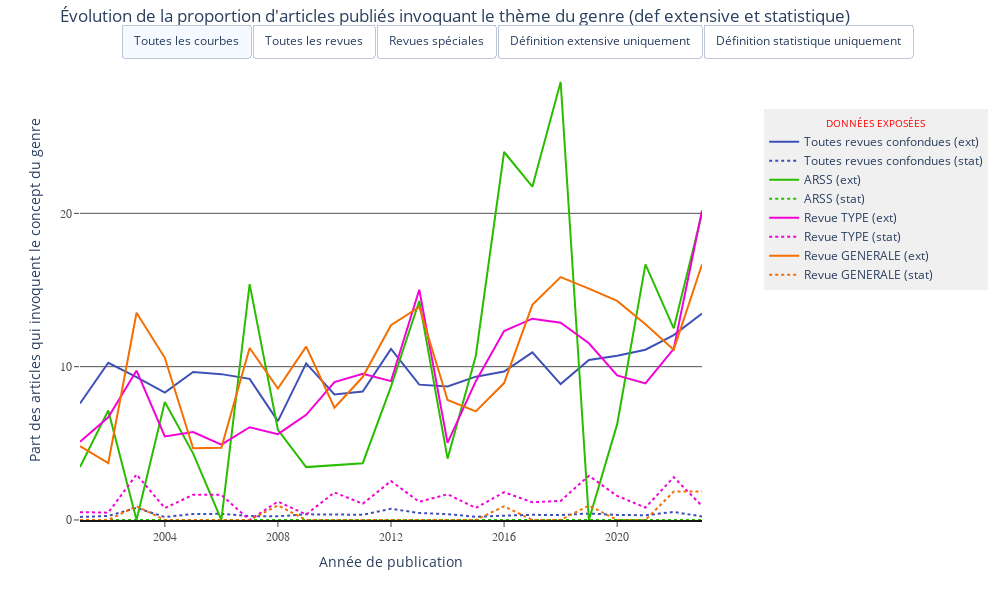

The cell this chart's notebook holds for it:
### Markdown cell above
# The plot

### Code cell
fig.show()#{'responsive' : False})

### Figure 1 — Plotly figure (JSON) as saved in the notebook; plotly's stock layout.template omitted (floating-point values rounded to 4 significant figures)
{"data": [{"hovertemplate": "%{y:.2f}\\%", "legendgroup": "Toutes , Définition extensive", "line": {"color": "#3E50B6", "dash": "solid", "width": 2}, "marker": {"symbol": "circle"}, "mode": "lines", "name": "Toutes revues confondues (ext)", "orientation": "v", "showlegend": true, "type": "scatter", "x": [2001, 2002, 2003, 2004, 2005, 2006, 2007, 2008, 2009, 2010, 2011, 2012, 2013, 2014, 2015, 2016, 2017, 2018, 2019, 2020, 2021, 2022, 2023], "xaxis": "x", "y": [7.601, 10.25, 9.319, 8.312, 9.65, 9.513, 9.206, 6.45, 10.21, 8.185, 8.379, 11.16, 8.828, 8.703, 9.347, 9.677, 10.93, 8.86, 10.44, 10.72, 11.1, 12.06, 13.46], "yaxis": "y"}, {"hovertemplate": "%{y:.2f}\\%", "legendgroup": "Toutes , Définition statistique", "line": {"color": "#3E50B6", "dash": "dot", "width": 2}, "marker": {"symbol": "circle"}, "mode": "lines", "name": "Toutes revues confondues (stat)", "orientation": "v", "showlegend": true, "type": "scatter", "x": [2001, 2002, 2003, 2004, 2005, 2006, 2007, 2008, 2009, 2010, 2011, 2012, 2013, 2014, 2015, 2016, 2017, 2018, 2019, 2020, 2021, 2022, 2023], "xaxis": "x", "y": [0.1974, 0.2629, 0.7885, 0.1963, 0.3886, 0.4011, 0.2529, 0.2389, 0.3697, 0.3465, 0.3403, 0.7324, 0.4527, 0.3802, 0.2105, 0.2823, 0.3377, 0.3222, 0.4209, 0.3319, 0.3084, 0.5242, 0.2301], "yaxis": "y"}, {"hovertemplate": "%{y:.2f}\\%", "legendgroup": "ARSS, Définition extensive", "line": {"color": "#29BD00", "dash": "solid", "width": 2}, "marker": {"symbol": "circle"}, "mode": "lines", "name": "ARSS (ext)", "orientation": "v", "showlegend": true, "type": "scatter", "x": [2001, 2002, 2003, 2004, 2005, 2006, 2007, 2008, 2009, 2010, 2011, 2012, 2013, 2014, 2015, 2016, 2017, 2018, 2019, 2020, 2021, 2022, 2023], "xaxis": "x", "y": [3.448, 7.143, 0, 7.692, 4.348, 0, 15.38, 5.882, 3.448, 3.571, 3.704, 8.696, 14.29, 4, 10.71, 24, 21.74, 28.57, 0, 6.25, 16.67, 12.5, 20], "yaxis": "y"}, {"hovertemplate": "%{y:.2f}\\%", "legendgroup": "ARSS, Définition statistique", "line": {"color": "#29BD00", "dash": "dot", "width": 2}, "marker": {"symbol": "circle"}, "mode": "lines", "name": "ARSS (stat)", "orientation": "v", "showlegend": true, "type": "scatter", "x": [2001, 2002, 2003, 2004, 2005, 2006, 2007, 2008, 2009, 2010, 2011, 2012, 2013, 2014, 2015, 2016, 2017, 2018, 2019, 2020, 2021, 2022, 2023], "xaxis": "x", "y": [0, 0, 0, 0, 0, 0, 0, 0, 0, 0, 0, 0, 0, 0, 0, 0, 0, 0, 0, 0, 0, 0, 0], "yaxis": "y"}, {"hovertemplate": "%{y:.2f}\\%", "legendgroup": "Revues TYPE, Définition extensive", "line": {"color": "#F202D6", "dash": "solid", "width": 2}, "marker": {"symbol": "circle"}, "mode": "lines", "name": "Revue TYPE (ext)", "orientation": "v", "showlegend": true, "type": "scatter", "x": [2001, 2002, 2003, 2004, 2005, 2006, 2007, 2008, 2009, 2010, 2011, 2012, 2013, 2014, 2015, 2016, 2017, 2018, 2019, 2020, 2021, 2022, 2023], "xaxis": "x", "y": [5.102, 6.699, 9.746, 5.447, 5.738, 4.918, 6.048, 5.6, 6.859, 8.993, 9.541, 9.058, 15.02, 5.034, 9.055, 12.32, 13.13, 12.86, 11.52, 9.424, 8.907, 11.16, 20.18], "yaxis": "y"}, {"hovertemplate": "%{y:.2f}\\%", "legendgroup": "Revues TYPE, Définition statistique", "line": {"color": "#F202D6", "dash": "dot", "width": 2}, "marker": {"symbol": "circle"}, "mode": "lines", "name": "Revue TYPE (stat)", "orientation": "v", "showlegend": true, "type": "scatter", "x": [2001, 2002, 2003, 2004, 2005, 2006, 2007, 2008, 2009, 2010, 2011, 2012, 2013, 2014, 2015, 2016, 2017, 2018, 2019, 2020, 2021, 2022, 2023], "xaxis": "x", "y": [0.5102, 0.4785, 2.966, 0.7782, 1.639, 1.639, 0, 1.2, 0.361, 1.799, 1.06, 2.536, 1.186, 1.678, 0.7874, 1.812, 1.158, 1.245, 2.881, 1.571, 0.8097, 2.791, 0.9174], "yaxis": "y"}, {"hovertemplate": "%{y:.2f}\\%", "legendgroup": "Revues GENERALES, Définition extensive", "line": {"color": "#F46E01", "dash": "solid", "width": 2}, "marker": {"symbol": "circle"}, "mode": "lines", "name": "Revue GENERALE (ext)", "orientation": "v", "showlegend": true, "type": "scatter", "x": [2001, 2002, 2003, 2004, 2005, 2006, 2007, 2008, 2009, 2010, 2011, 2012, 2013, 2014, 2015, 2016, 2017, 2018, 2019, 2020, 2021, 2022, 2023], "xaxis": "x", "y": [4.819, 3.704, 13.51, 10.58, 4.673, 4.717, 11.21, 8.571, 11.3, 7.317, 9.322, 12.7, 13.89, 7.826, 7.08, 8.929, 14.04, 15.84, 15.09, 14.29, 12.77, 11.11, 16.67], "yaxis": "y"}, {"hovertemplate": "%{y:.2f}\\%", "legendgroup": "Revues GENERALES, Définition statistique", "line": {"color": "#F46E01", "dash": "dot", "width": 2}, "marker": {"symbol": "circle"}, "mode": "lines", "name": "Revue GENERALE (stat)", "orientation": "v", "showlegend": true, "type": "scatter", "x": [2001, 2002, 2003, 2004, 2005, 2006, 2007, 2008, 2009, 2010, 2011, 2012, 2013, 2014, 2015, 2016, 2017, 2018, 2019, 2020, 2021, 2022, 2023], "xaxis": "x", "y": [0, 0, 0.9009, 0, 0, 0, 0, 0.9524, 0, 0, 0, 0, 0, 0, 0, 0.8929, 0, 0, 0.9434, 0, 0, 1.852, 1.852], "yaxis": "y"}], "layout": {"height": 600, "hoverlabel": {"bgcolor": "rgba(255,255,255,0.8)", "font": {"family": "Arial", "size": 12}, "grouptitlefont": {"color": "red"}, "namelength": 0}, "hovermode": "x unified", "legend": {"bgcolor": "rgba(230,230,230,0.6)", "itemclick": "toggle", "itemdoubleclick": "toggleothers", "title": {"font": {"color": "red", "variant": "all-small-caps"}, "side": "top center", "text": "Données exposées"}, "tracegroupgap": 0, "x": 1.1, "xanchor": "left", "y": 0.5, "yanchor": "bottom"}, "margin": {"autoexpand": true, "t": 60}, "paper_bgcolor": "rgb(255, 255, 255)", "plot_bgcolor": "rgb(255, 255, 255)", "title": {"automargin": true, "pad": {"b": 10, "l": 10, "r": 10, "t": 10}, "text": "Évolution de la proportion d'articles publiés invoquant le thème du genre (def extensive et statistique)"}, "updatemenus": [{"buttons": [{"args": [{"visible": [true, true, true, true, true, true, true, true]}, {"title": "Évolution de la proportion d'articlespubliés invoquant le thème du genre (def extensive et statistique)"}], "label": "Toutes les courbes", "method": "update"}, {"args": [{"visible": [true, true, false, false, false, false, false, false]}, {"title": "Évolution de la proportion d'articles publiés invoquant le thème du genre  (def extensive et statistique)\n Toutes les revues confondues"}], "label": "Toutes les revues", "method": "update"}, {"args": [{"visible": [false, false, true, true, true, true, true, true]}, {"title": "Évolution de la proportion d'articles publiés invoquant le thème du genre  (def extensive et statistique)\n ARSS, groupe TYPE et GENERALE"}], "label": "Revues spéciales", "method": "update"}, {"args": [{"visible": [true, false, true, false, true, false, true, false]}, {"title": "Évolution de la proportion d'articles publiés invoquant le thème du genre  (def extensive)"}], "label": "Définition extensive uniquement", "method": "update"}, {"args": [{"visible": [false, true, false, true, false, true, false, true]}, {"title": "Évolution de la proportion d'articles publiés invoquant le thème du genre (def statistique)"}], "label": "Définition statistique uniquement", "method": "update"}], "direction": "left", "pad": {"b": 10, "l": 10, "r": 10, "t": 10}, "showactive": true, "type": "buttons", "x": 0.05, "xanchor": "left", "y": 1.1, "yanchor": "top"}], "width": 1000, "xaxis": {"anchor": "y", "domain": [0, 1], "linecolor": "rgb(20,20,20)", "linewidth": 2, "showgrid": false, "showline": true, "showticklabels": true, "tickangle": 0, "tickfont": {"color": "rgb(80,80,80)", "family": "Arial", "size": 12}, "ticks": "outside", "tickvals": [2004, 2008, 2012, 2016, 2020], "title": {"text": "Année de publication"}}, "yaxis": {"anchor": "x", "autorange": false, "domain": [0, 1], "gridcolor": "rgb(80,80,80)", "gridwidth": 1, "range": [-0.001, 30], "showgrid": true, "showline": false, "showticklabels": true, "tickangle": 0, "tickfont": {"color": "rgb(80,80,80)", "family": "Arial", "size": 12}, "ticks": "outside", "ticksuffix": "%", "tickvals": [0, 10, 20], "tickwidth": 1, "title": {"text": "Part des articles qui invoquent le concept du genre"}}}}
